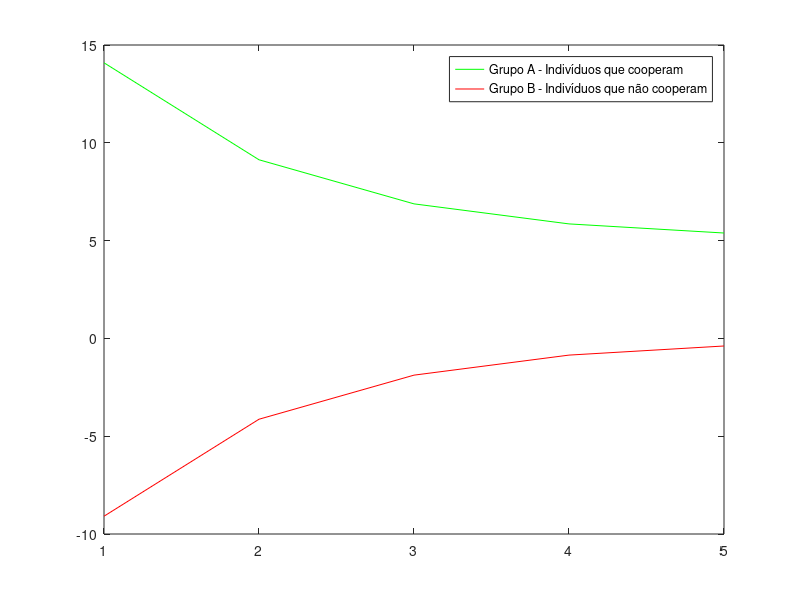

MATLAB code for this plot:
p = input('População Inicial P = ');
coe = input('Percentual de Indivíduos que Cooperam K = ');
n = input('Número de Gerações N = ');

pc = coe .* p;      % criação do grupo que coopera
pd = p - pc;        % criação do grupo que não coopera
rc = zeros(1, n);   % vetor para armazenar quantos cooperava a cada geração
rd = zeros(1, n);   % vetor para armazenar quantos não cooperava a cada geração

a = rand;           % gerador aleatorio da estrategia do jogador a
b = rand;           % gerador aleatorio da estrategia do jogador b

T = [3 0; 5 1];     % matriz do jogo

for i = 1 : n       % jogo sendo executado n vezes

    if a <= coe     % escolha da jogada do jogador a

        ja = 1;

    else

        ja = 0;

    end

    if b <= coe     % escolha da jogada do jogador b
        
        jb = 1;

    else
        
        jb = 0;
    
    end

    if ja == 1 && jb == 1

        pc = pc + 2 .* T(1, 1);
        pd = pd + T(1, 2);

    elseif ja == 1 && jb == 0
        
        pc = pc + T(1, 2);
        pd = pd + T(2, 1);

    elseif ja == 0 && jb == 1
        
        pc = pc + T(1, 2);
        pd = pd + T(2, 1);
    
    elseif ja == 0 && jb == 0
        
        pc = pc + T(1, 2);
        pd = pd + 2 .* T(2, 2);

    end

    pn = pc + pd;   % soma da população nessa geração
    coe = pc ./ pn; % atualizando o percentual do grupo que coopera
    pc = coe .* p;  % atualizando o grupo que coopera
    pd = p - pc;    % atualizando o grupo que não coopera
    
    rc(i) = pc;     % armazenando quantos cooperou nessa geração
    rd(i) = pd;     % armazenando quantos cooperou nessa geração

    a = rand;       % gerador aleatorio da estrategia do jogador a
    b = rand;       % gerador aleatorio da estrategia do jogador a

end

aux = figure(1);    % gerando o gráfico
set(aux, 'Name', 'Evolução da Proporção')
plot(1 : n, rc, 'g', 1 : n, rd, 'r')
legend('Grupo A - Indivíduos que cooperam', 'Grupo B - Indivíduos que não cooperam')

